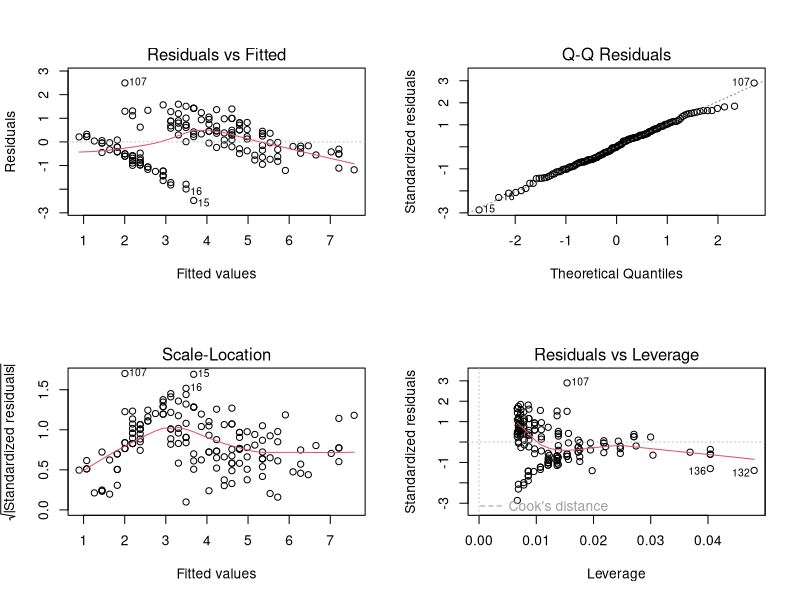

The R source for this figure:
# 1. Build a regression model predicting Petal.Length from Sepal.Length in iris. ---
model_q1 <- lm(Petal.Length ~ Sepal.Length, data = iris)

print("--- Simple Regression Model Summary (Petal.Length ~ Sepal.Length) ---")
print(summary(model_q1))
cat("\n")

# 2. Create a multiple regression model predicting mpg using wt, hp, and drat in mtcars.
model_q2 <- lm(mpg ~ wt + hp + drat, data = mtcars)

print("--- Multiple Regression Model Summary (mpg ~ wt + hp + drat) ---")
print(summary(model_q2))
cat("\n")

# 3. Check the R^2 and Adjusted R^2 of the model in Q2. ---
summary_q2 <- summary(model_q2)

print("--- R-squared and Adjusted R-squared for Q2 Model ---")
cat("R-squared:", round(summary_q2$r.squared, 4), "\n")
cat("Adjusted R-squared:", round(summary_q2$adj.r.squared, 4), "\n")
cat("\n")

#  4. Plot residuals of your regression model in Q1 and interpret the result. 

print("--- Residual Plots for Q1 Model (Petal.Length ~ Sepal.Length) ---")
par(mfrow = c(2, 2))
plot(model_q1)
par(mfrow = c(1, 1))

cat("\nInterpretation:\n")
cat("The 'Residuals vs Fitted' plot shows a slight U-shape, suggesting that a simple linear relationship might not fully capture the variance, and a non-linear model might fit the data better. The points are not perfectly randomly scattered around the horizontal line at 0.\n")
cat("\n")

# 5. Build a regression model predicting Ozone using Temp from the airquality dataset.

model_q5 <- lm(Ozone ~ Temp, data = airquality, na.action = na.omit)

print("--- Simple Regression Model Summary (Ozone ~ Temp) ---")
print(summary(model_q5))